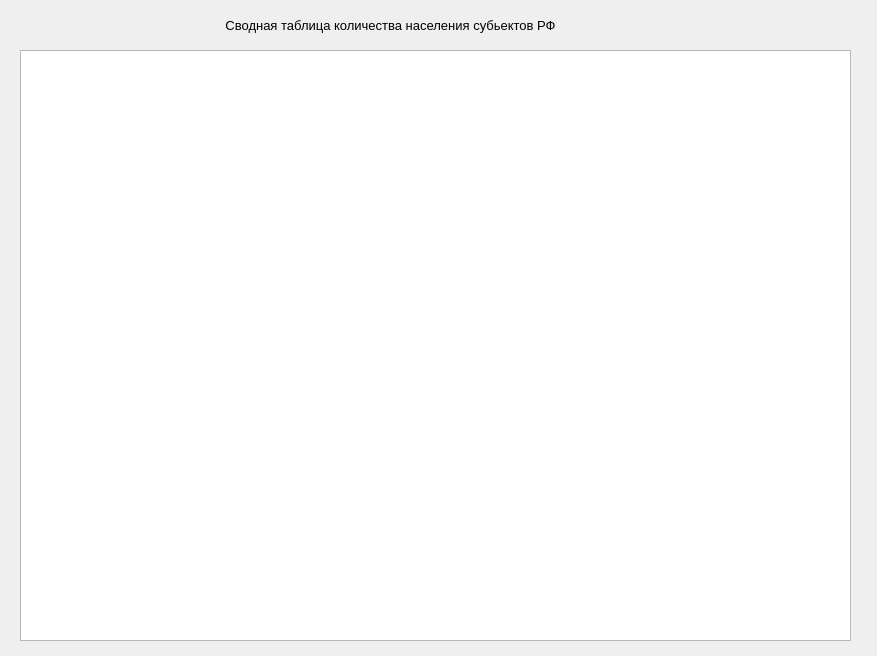
<?xml version="1.0" encoding="UTF-8"?>
<ui version="4.0">
 <class>Form</class>
 <widget class="QWidget" name="Form">
  <property name="geometry">
   <rect>
    <x>0</x>
    <y>0</y>
    <width>877</width>
    <height>656</height>
   </rect>
  </property>
  <property name="windowTitle">
   <string>Form</string>
  </property>
  <widget class="QLabel" name="label">
   <property name="geometry">
    <rect>
     <x>40</x>
     <y>10</y>
     <width>701</width>
     <height>31</height>
    </rect>
   </property>
   <property name="text">
    <string>&lt;html&gt;&lt;head/&gt;&lt;body&gt;&lt;p align=&quot;center&quot;&gt;&lt;span style=&quot; font-size:10pt;&quot;&gt;Сводная таблица количества населения субьектов РФ&lt;/span&gt;&lt;/p&gt;&lt;/body&gt;&lt;/html&gt;</string>
   </property>
  </widget>
  <widget class="QTableView" name="tableView">
   <property name="geometry">
    <rect>
     <x>20</x>
     <y>50</y>
     <width>831</width>
     <height>591</height>
    </rect>
   </property>
  </widget>
 </widget>
 <resources/>
 <connections/>
</ui>
